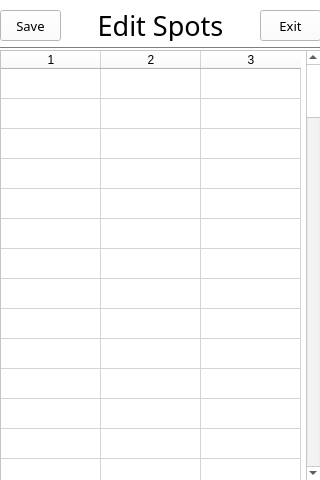
<?xml version="1.0" encoding="UTF-8"?>
<ui version="4.0">
 <class>EWindow</class>
 <widget class="QMainWindow" name="EWindow">
  <property name="geometry">
   <rect>
    <x>0</x>
    <y>0</y>
    <width>320</width>
    <height>480</height>
   </rect>
  </property>
  <property name="palette">
   <palette>
    <active>
     <colorrole role="WindowText">
      <brush brushstyle="SolidPattern">
       <color alpha="255">
        <red>0</red>
        <green>0</green>
        <blue>0</blue>
       </color>
      </brush>
     </colorrole>
     <colorrole role="Button">
      <brush brushstyle="SolidPattern">
       <color alpha="255">
        <red>255</red>
        <green>255</green>
        <blue>255</blue>
       </color>
      </brush>
     </colorrole>
     <colorrole role="Light">
      <brush brushstyle="SolidPattern">
       <color alpha="255">
        <red>255</red>
        <green>255</green>
        <blue>255</blue>
       </color>
      </brush>
     </colorrole>
     <colorrole role="Midlight">
      <brush brushstyle="SolidPattern">
       <color alpha="255">
        <red>255</red>
        <green>255</green>
        <blue>255</blue>
       </color>
      </brush>
     </colorrole>
     <colorrole role="Dark">
      <brush brushstyle="SolidPattern">
       <color alpha="255">
        <red>127</red>
        <green>127</green>
        <blue>127</blue>
       </color>
      </brush>
     </colorrole>
     <colorrole role="Mid">
      <brush brushstyle="SolidPattern">
       <color alpha="255">
        <red>170</red>
        <green>170</green>
        <blue>170</blue>
       </color>
      </brush>
     </colorrole>
     <colorrole role="Text">
      <brush brushstyle="SolidPattern">
       <color alpha="255">
        <red>0</red>
        <green>0</green>
        <blue>0</blue>
       </color>
      </brush>
     </colorrole>
     <colorrole role="BrightText">
      <brush brushstyle="SolidPattern">
       <color alpha="255">
        <red>255</red>
        <green>255</green>
        <blue>255</blue>
       </color>
      </brush>
     </colorrole>
     <colorrole role="ButtonText">
      <brush brushstyle="SolidPattern">
       <color alpha="255">
        <red>0</red>
        <green>0</green>
        <blue>0</blue>
       </color>
      </brush>
     </colorrole>
     <colorrole role="Base">
      <brush brushstyle="SolidPattern">
       <color alpha="255">
        <red>255</red>
        <green>255</green>
        <blue>255</blue>
       </color>
      </brush>
     </colorrole>
     <colorrole role="Window">
      <brush brushstyle="SolidPattern">
       <color alpha="255">
        <red>255</red>
        <green>255</green>
        <blue>255</blue>
       </color>
      </brush>
     </colorrole>
     <colorrole role="Shadow">
      <brush brushstyle="SolidPattern">
       <color alpha="255">
        <red>0</red>
        <green>0</green>
        <blue>0</blue>
       </color>
      </brush>
     </colorrole>
     <colorrole role="AlternateBase">
      <brush brushstyle="SolidPattern">
       <color alpha="255">
        <red>255</red>
        <green>255</green>
        <blue>255</blue>
       </color>
      </brush>
     </colorrole>
     <colorrole role="ToolTipBase">
      <brush brushstyle="SolidPattern">
       <color alpha="255">
        <red>255</red>
        <green>255</green>
        <blue>220</blue>
       </color>
      </brush>
     </colorrole>
     <colorrole role="ToolTipText">
      <brush brushstyle="SolidPattern">
       <color alpha="255">
        <red>0</red>
        <green>0</green>
        <blue>0</blue>
       </color>
      </brush>
     </colorrole>
     <colorrole role="PlaceholderText">
      <brush brushstyle="SolidPattern">
       <color alpha="127">
        <red>0</red>
        <green>0</green>
        <blue>0</blue>
       </color>
      </brush>
     </colorrole>
    </active>
    <inactive>
     <colorrole role="WindowText">
      <brush brushstyle="SolidPattern">
       <color alpha="255">
        <red>0</red>
        <green>0</green>
        <blue>0</blue>
       </color>
      </brush>
     </colorrole>
     <colorrole role="Button">
      <brush brushstyle="SolidPattern">
       <color alpha="255">
        <red>255</red>
        <green>255</green>
        <blue>255</blue>
       </color>
      </brush>
     </colorrole>
     <colorrole role="Light">
      <brush brushstyle="SolidPattern">
       <color alpha="255">
        <red>255</red>
        <green>255</green>
        <blue>255</blue>
       </color>
      </brush>
     </colorrole>
     <colorrole role="Midlight">
      <brush brushstyle="SolidPattern">
       <color alpha="255">
        <red>255</red>
        <green>255</green>
        <blue>255</blue>
       </color>
      </brush>
     </colorrole>
     <colorrole role="Dark">
      <brush brushstyle="SolidPattern">
       <color alpha="255">
        <red>127</red>
        <green>127</green>
        <blue>127</blue>
       </color>
      </brush>
     </colorrole>
     <colorrole role="Mid">
      <brush brushstyle="SolidPattern">
       <color alpha="255">
        <red>170</red>
        <green>170</green>
        <blue>170</blue>
       </color>
      </brush>
     </colorrole>
     <colorrole role="Text">
      <brush brushstyle="SolidPattern">
       <color alpha="255">
        <red>0</red>
        <green>0</green>
        <blue>0</blue>
       </color>
      </brush>
     </colorrole>
     <colorrole role="BrightText">
      <brush brushstyle="SolidPattern">
       <color alpha="255">
        <red>255</red>
        <green>255</green>
        <blue>255</blue>
       </color>
      </brush>
     </colorrole>
     <colorrole role="ButtonText">
      <brush brushstyle="SolidPattern">
       <color alpha="255">
        <red>0</red>
        <green>0</green>
        <blue>0</blue>
       </color>
      </brush>
     </colorrole>
     <colorrole role="Base">
      <brush brushstyle="SolidPattern">
       <color alpha="255">
        <red>255</red>
        <green>255</green>
        <blue>255</blue>
       </color>
      </brush>
     </colorrole>
     <colorrole role="Window">
      <brush brushstyle="SolidPattern">
       <color alpha="255">
        <red>255</red>
        <green>255</green>
        <blue>255</blue>
       </color>
      </brush>
     </colorrole>
     <colorrole role="Shadow">
      <brush brushstyle="SolidPattern">
       <color alpha="255">
        <red>0</red>
        <green>0</green>
        <blue>0</blue>
       </color>
      </brush>
     </colorrole>
     <colorrole role="AlternateBase">
      <brush brushstyle="SolidPattern">
       <color alpha="255">
        <red>255</red>
        <green>255</green>
        <blue>255</blue>
       </color>
      </brush>
     </colorrole>
     <colorrole role="ToolTipBase">
      <brush brushstyle="SolidPattern">
       <color alpha="255">
        <red>255</red>
        <green>255</green>
        <blue>220</blue>
       </color>
      </brush>
     </colorrole>
     <colorrole role="ToolTipText">
      <brush brushstyle="SolidPattern">
       <color alpha="255">
        <red>0</red>
        <green>0</green>
        <blue>0</blue>
       </color>
      </brush>
     </colorrole>
     <colorrole role="PlaceholderText">
      <brush brushstyle="SolidPattern">
       <color alpha="127">
        <red>0</red>
        <green>0</green>
        <blue>0</blue>
       </color>
      </brush>
     </colorrole>
    </inactive>
    <disabled>
     <colorrole role="WindowText">
      <brush brushstyle="SolidPattern">
       <color alpha="255">
        <red>127</red>
        <green>127</green>
        <blue>127</blue>
       </color>
      </brush>
     </colorrole>
     <colorrole role="Button">
      <brush brushstyle="SolidPattern">
       <color alpha="255">
        <red>255</red>
        <green>255</green>
        <blue>255</blue>
       </color>
      </brush>
     </colorrole>
     <colorrole role="Light">
      <brush brushstyle="SolidPattern">
       <color alpha="255">
        <red>255</red>
        <green>255</green>
        <blue>255</blue>
       </color>
      </brush>
     </colorrole>
     <colorrole role="Midlight">
      <brush brushstyle="SolidPattern">
       <color alpha="255">
        <red>255</red>
        <green>255</green>
        <blue>255</blue>
       </color>
      </brush>
     </colorrole>
     <colorrole role="Dark">
      <brush brushstyle="SolidPattern">
       <color alpha="255">
        <red>127</red>
        <green>127</green>
        <blue>127</blue>
       </color>
      </brush>
     </colorrole>
     <colorrole role="Mid">
      <brush brushstyle="SolidPattern">
       <color alpha="255">
        <red>170</red>
        <green>170</green>
        <blue>170</blue>
       </color>
      </brush>
     </colorrole>
     <colorrole role="Text">
      <brush brushstyle="SolidPattern">
       <color alpha="255">
        <red>127</red>
        <green>127</green>
        <blue>127</blue>
       </color>
      </brush>
     </colorrole>
     <colorrole role="BrightText">
      <brush brushstyle="SolidPattern">
       <color alpha="255">
        <red>255</red>
        <green>255</green>
        <blue>255</blue>
       </color>
      </brush>
     </colorrole>
     <colorrole role="ButtonText">
      <brush brushstyle="SolidPattern">
       <color alpha="255">
        <red>127</red>
        <green>127</green>
        <blue>127</blue>
       </color>
      </brush>
     </colorrole>
     <colorrole role="Base">
      <brush brushstyle="SolidPattern">
       <color alpha="255">
        <red>255</red>
        <green>255</green>
        <blue>255</blue>
       </color>
      </brush>
     </colorrole>
     <colorrole role="Window">
      <brush brushstyle="SolidPattern">
       <color alpha="255">
        <red>255</red>
        <green>255</green>
        <blue>255</blue>
       </color>
      </brush>
     </colorrole>
     <colorrole role="Shadow">
      <brush brushstyle="SolidPattern">
       <color alpha="255">
        <red>0</red>
        <green>0</green>
        <blue>0</blue>
       </color>
      </brush>
     </colorrole>
     <colorrole role="AlternateBase">
      <brush brushstyle="SolidPattern">
       <color alpha="255">
        <red>255</red>
        <green>255</green>
        <blue>255</blue>
       </color>
      </brush>
     </colorrole>
     <colorrole role="ToolTipBase">
      <brush brushstyle="SolidPattern">
       <color alpha="255">
        <red>255</red>
        <green>255</green>
        <blue>220</blue>
       </color>
      </brush>
     </colorrole>
     <colorrole role="ToolTipText">
      <brush brushstyle="SolidPattern">
       <color alpha="255">
        <red>0</red>
        <green>0</green>
        <blue>0</blue>
       </color>
      </brush>
     </colorrole>
     <colorrole role="PlaceholderText">
      <brush brushstyle="SolidPattern">
       <color alpha="127">
        <red>127</red>
        <green>127</green>
        <blue>127</blue>
       </color>
      </brush>
     </colorrole>
    </disabled>
   </palette>
  </property>
  <property name="windowTitle">
   <string>DisplayBoard-Login</string>
  </property>
  <widget class="QWidget" name="centralwidget">
   <property name="palette">
    <palette>
     <active>
      <colorrole role="WindowText">
       <brush brushstyle="SolidPattern">
        <color alpha="255">
         <red>0</red>
         <green>0</green>
         <blue>0</blue>
        </color>
       </brush>
      </colorrole>
      <colorrole role="Button">
       <brush brushstyle="SolidPattern">
        <color alpha="255">
         <red>255</red>
         <green>255</green>
         <blue>255</blue>
        </color>
       </brush>
      </colorrole>
      <colorrole role="Light">
       <brush brushstyle="SolidPattern">
        <color alpha="255">
         <red>255</red>
         <green>255</green>
         <blue>255</blue>
        </color>
       </brush>
      </colorrole>
      <colorrole role="Midlight">
       <brush brushstyle="SolidPattern">
        <color alpha="255">
         <red>255</red>
         <green>255</green>
         <blue>255</blue>
        </color>
       </brush>
      </colorrole>
      <colorrole role="Dark">
       <brush brushstyle="SolidPattern">
        <color alpha="255">
         <red>127</red>
         <green>127</green>
         <blue>127</blue>
        </color>
       </brush>
      </colorrole>
      <colorrole role="Mid">
       <brush brushstyle="SolidPattern">
        <color alpha="255">
         <red>170</red>
         <green>170</green>
         <blue>170</blue>
        </color>
       </brush>
      </colorrole>
      <colorrole role="Text">
       <brush brushstyle="SolidPattern">
        <color alpha="255">
         <red>0</red>
         <green>0</green>
         <blue>0</blue>
        </color>
       </brush>
      </colorrole>
      <colorrole role="BrightText">
       <brush brushstyle="SolidPattern">
        <color alpha="255">
         <red>255</red>
         <green>255</green>
         <blue>255</blue>
        </color>
       </brush>
      </colorrole>
      <colorrole role="ButtonText">
       <brush brushstyle="SolidPattern">
        <color alpha="255">
         <red>0</red>
         <green>0</green>
         <blue>0</blue>
        </color>
       </brush>
      </colorrole>
      <colorrole role="Base">
       <brush brushstyle="SolidPattern">
        <color alpha="255">
         <red>255</red>
         <green>255</green>
         <blue>255</blue>
        </color>
       </brush>
      </colorrole>
      <colorrole role="Window">
       <brush brushstyle="SolidPattern">
        <color alpha="255">
         <red>255</red>
         <green>255</green>
         <blue>255</blue>
        </color>
       </brush>
      </colorrole>
      <colorrole role="Shadow">
       <brush brushstyle="SolidPattern">
        <color alpha="255">
         <red>0</red>
         <green>0</green>
         <blue>0</blue>
        </color>
       </brush>
      </colorrole>
      <colorrole role="AlternateBase">
       <brush brushstyle="SolidPattern">
        <color alpha="255">
         <red>255</red>
         <green>255</green>
         <blue>255</blue>
        </color>
       </brush>
      </colorrole>
      <colorrole role="ToolTipBase">
       <brush brushstyle="SolidPattern">
        <color alpha="255">
         <red>255</red>
         <green>255</green>
         <blue>220</blue>
        </color>
       </brush>
      </colorrole>
      <colorrole role="ToolTipText">
       <brush brushstyle="SolidPattern">
        <color alpha="255">
         <red>0</red>
         <green>0</green>
         <blue>0</blue>
        </color>
       </brush>
      </colorrole>
      <colorrole role="PlaceholderText">
       <brush brushstyle="SolidPattern">
        <color alpha="127">
         <red>0</red>
         <green>0</green>
         <blue>0</blue>
        </color>
       </brush>
      </colorrole>
     </active>
     <inactive>
      <colorrole role="WindowText">
       <brush brushstyle="SolidPattern">
        <color alpha="255">
         <red>0</red>
         <green>0</green>
         <blue>0</blue>
        </color>
       </brush>
      </colorrole>
      <colorrole role="Button">
       <brush brushstyle="SolidPattern">
        <color alpha="255">
         <red>255</red>
         <green>255</green>
         <blue>255</blue>
        </color>
       </brush>
      </colorrole>
      <colorrole role="Light">
       <brush brushstyle="SolidPattern">
        <color alpha="255">
         <red>255</red>
         <green>255</green>
         <blue>255</blue>
        </color>
       </brush>
      </colorrole>
      <colorrole role="Midlight">
       <brush brushstyle="SolidPattern">
        <color alpha="255">
         <red>255</red>
         <green>255</green>
         <blue>255</blue>
        </color>
       </brush>
      </colorrole>
      <colorrole role="Dark">
       <brush brushstyle="SolidPattern">
        <color alpha="255">
         <red>127</red>
         <green>127</green>
         <blue>127</blue>
        </color>
       </brush>
      </colorrole>
      <colorrole role="Mid">
       <brush brushstyle="SolidPattern">
        <color alpha="255">
         <red>170</red>
         <green>170</green>
         <blue>170</blue>
        </color>
       </brush>
      </colorrole>
      <colorrole role="Text">
       <brush brushstyle="SolidPattern">
        <color alpha="255">
         <red>0</red>
         <green>0</green>
         <blue>0</blue>
        </color>
       </brush>
      </colorrole>
      <colorrole role="BrightText">
       <brush brushstyle="SolidPattern">
        <color alpha="255">
         <red>255</red>
         <green>255</green>
         <blue>255</blue>
        </color>
       </brush>
      </colorrole>
      <colorrole role="ButtonText">
       <brush brushstyle="SolidPattern">
        <color alpha="255">
         <red>0</red>
         <green>0</green>
         <blue>0</blue>
        </color>
       </brush>
      </colorrole>
      <colorrole role="Base">
       <brush brushstyle="SolidPattern">
        <color alpha="255">
         <red>255</red>
         <green>255</green>
         <blue>255</blue>
        </color>
       </brush>
      </colorrole>
      <colorrole role="Window">
       <brush brushstyle="SolidPattern">
        <color alpha="255">
         <red>255</red>
         <green>255</green>
         <blue>255</blue>
        </color>
       </brush>
      </colorrole>
      <colorrole role="Shadow">
       <brush brushstyle="SolidPattern">
        <color alpha="255">
         <red>0</red>
         <green>0</green>
         <blue>0</blue>
        </color>
       </brush>
      </colorrole>
      <colorrole role="AlternateBase">
       <brush brushstyle="SolidPattern">
        <color alpha="255">
         <red>255</red>
         <green>255</green>
         <blue>255</blue>
        </color>
       </brush>
      </colorrole>
      <colorrole role="ToolTipBase">
       <brush brushstyle="SolidPattern">
        <color alpha="255">
         <red>255</red>
         <green>255</green>
         <blue>220</blue>
        </color>
       </brush>
      </colorrole>
      <colorrole role="ToolTipText">
       <brush brushstyle="SolidPattern">
        <color alpha="255">
         <red>0</red>
         <green>0</green>
         <blue>0</blue>
        </color>
       </brush>
      </colorrole>
      <colorrole role="PlaceholderText">
       <brush brushstyle="SolidPattern">
        <color alpha="127">
         <red>0</red>
         <green>0</green>
         <blue>0</blue>
        </color>
       </brush>
      </colorrole>
     </inactive>
     <disabled>
      <colorrole role="WindowText">
       <brush brushstyle="SolidPattern">
        <color alpha="255">
         <red>127</red>
         <green>127</green>
         <blue>127</blue>
        </color>
       </brush>
      </colorrole>
      <colorrole role="Button">
       <brush brushstyle="SolidPattern">
        <color alpha="255">
         <red>255</red>
         <green>255</green>
         <blue>255</blue>
        </color>
       </brush>
      </colorrole>
      <colorrole role="Light">
       <brush brushstyle="SolidPattern">
        <color alpha="255">
         <red>255</red>
         <green>255</green>
         <blue>255</blue>
        </color>
       </brush>
      </colorrole>
      <colorrole role="Midlight">
       <brush brushstyle="SolidPattern">
        <color alpha="255">
         <red>255</red>
         <green>255</green>
         <blue>255</blue>
        </color>
       </brush>
      </colorrole>
      <colorrole role="Dark">
       <brush brushstyle="SolidPattern">
        <color alpha="255">
         <red>127</red>
         <green>127</green>
         <blue>127</blue>
        </color>
       </brush>
      </colorrole>
      <colorrole role="Mid">
       <brush brushstyle="SolidPattern">
        <color alpha="255">
         <red>170</red>
         <green>170</green>
         <blue>170</blue>
        </color>
       </brush>
      </colorrole>
      <colorrole role="Text">
       <brush brushstyle="SolidPattern">
        <color alpha="255">
         <red>127</red>
         <green>127</green>
         <blue>127</blue>
        </color>
       </brush>
      </colorrole>
      <colorrole role="BrightText">
       <brush brushstyle="SolidPattern">
        <color alpha="255">
         <red>255</red>
         <green>255</green>
         <blue>255</blue>
        </color>
       </brush>
      </colorrole>
      <colorrole role="ButtonText">
       <brush brushstyle="SolidPattern">
        <color alpha="255">
         <red>127</red>
         <green>127</green>
         <blue>127</blue>
        </color>
       </brush>
      </colorrole>
      <colorrole role="Base">
       <brush brushstyle="SolidPattern">
        <color alpha="255">
         <red>255</red>
         <green>255</green>
         <blue>255</blue>
        </color>
       </brush>
      </colorrole>
      <colorrole role="Window">
       <brush brushstyle="SolidPattern">
        <color alpha="255">
         <red>255</red>
         <green>255</green>
         <blue>255</blue>
        </color>
       </brush>
      </colorrole>
      <colorrole role="Shadow">
       <brush brushstyle="SolidPattern">
        <color alpha="255">
         <red>0</red>
         <green>0</green>
         <blue>0</blue>
        </color>
       </brush>
      </colorrole>
      <colorrole role="AlternateBase">
       <brush brushstyle="SolidPattern">
        <color alpha="255">
         <red>255</red>
         <green>255</green>
         <blue>255</blue>
        </color>
       </brush>
      </colorrole>
      <colorrole role="ToolTipBase">
       <brush brushstyle="SolidPattern">
        <color alpha="255">
         <red>255</red>
         <green>255</green>
         <blue>220</blue>
        </color>
       </brush>
      </colorrole>
      <colorrole role="ToolTipText">
       <brush brushstyle="SolidPattern">
        <color alpha="255">
         <red>0</red>
         <green>0</green>
         <blue>0</blue>
        </color>
       </brush>
      </colorrole>
      <colorrole role="PlaceholderText">
       <brush brushstyle="SolidPattern">
        <color alpha="127">
         <red>127</red>
         <green>127</green>
         <blue>127</blue>
        </color>
       </brush>
      </colorrole>
     </disabled>
    </palette>
   </property>
   <widget class="QLabel" name="label_banner">
    <property name="geometry">
     <rect>
      <x>0</x>
      <y>10</y>
      <width>321</width>
      <height>31</height>
     </rect>
    </property>
    <property name="font">
     <font>
      <family>Arial Black</family>
      <pointsize>20</pointsize>
     </font>
    </property>
    <property name="text">
     <string>Edit Spots</string>
    </property>
    <property name="alignment">
     <set>Qt::AlignCenter</set>
    </property>
   </widget>
   <widget class="Line" name="line">
    <property name="geometry">
     <rect>
      <x>0</x>
      <y>40</y>
      <width>641</width>
      <height>16</height>
     </rect>
    </property>
    <property name="orientation">
     <enum>Qt::Horizontal</enum>
    </property>
   </widget>
   <widget class="QPushButton" name="pushButton_save">
    <property name="geometry">
     <rect>
      <x>0</x>
      <y>10</y>
      <width>61</width>
      <height>31</height>
     </rect>
    </property>
    <property name="font">
     <font>
      <family>Arial Black</family>
      <pointsize>10</pointsize>
     </font>
    </property>
    <property name="text">
     <string>Save</string>
    </property>
   </widget>
   <widget class="QPushButton" name="pushButton_exit">
    <property name="geometry">
     <rect>
      <x>260</x>
      <y>10</y>
      <width>61</width>
      <height>31</height>
     </rect>
    </property>
    <property name="font">
     <font>
      <family>Arial Black</family>
      <pointsize>10</pointsize>
     </font>
    </property>
    <property name="text">
     <string>Exit</string>
    </property>
   </widget>
   <widget class="QTableWidget" name="tableWidget">
    <property name="geometry">
     <rect>
      <x>0</x>
      <y>50</y>
      <width>321</width>
      <height>431</height>
     </rect>
    </property>
    <property name="textElideMode">
     <enum>Qt::ElideMiddle</enum>
    </property>
    <property name="rowCount">
     <number>100</number>
    </property>
    <property name="columnCount">
     <number>3</number>
    </property>
    <attribute name="verticalHeaderVisible">
     <bool>false</bool>
    </attribute>
    <row/>
    <row/>
    <row/>
    <row/>
    <row/>
    <row/>
    <row/>
    <row/>
    <row/>
    <row/>
    <row/>
    <row/>
    <row/>
    <row/>
    <row/>
    <row/>
    <row/>
    <row/>
    <row/>
    <row/>
    <row/>
    <row/>
    <row/>
    <row/>
    <row/>
    <row/>
    <row/>
    <row/>
    <row/>
    <row/>
    <row/>
    <row/>
    <row/>
    <row/>
    <row/>
    <row/>
    <row/>
    <row/>
    <row/>
    <row/>
    <row/>
    <row/>
    <row/>
    <row/>
    <row/>
    <row/>
    <row/>
    <row/>
    <row/>
    <row/>
    <row/>
    <row/>
    <row/>
    <row/>
    <row/>
    <row/>
    <row/>
    <row/>
    <row/>
    <row/>
    <row/>
    <row/>
    <row/>
    <row/>
    <row/>
    <row/>
    <row/>
    <row/>
    <row/>
    <row/>
    <row/>
    <row/>
    <row/>
    <row/>
    <row/>
    <row/>
    <row/>
    <row/>
    <row/>
    <row/>
    <row/>
    <row/>
    <row/>
    <row/>
    <row/>
    <row/>
    <row/>
    <row/>
    <row/>
    <row/>
    <row/>
    <row/>
    <row/>
    <row/>
    <row/>
    <row/>
    <row/>
    <row/>
    <row/>
    <row/>
    <column/>
    <column/>
    <column/>
   </widget>
  </widget>
 </widget>
 <resources/>
 <connections/>
</ui>
